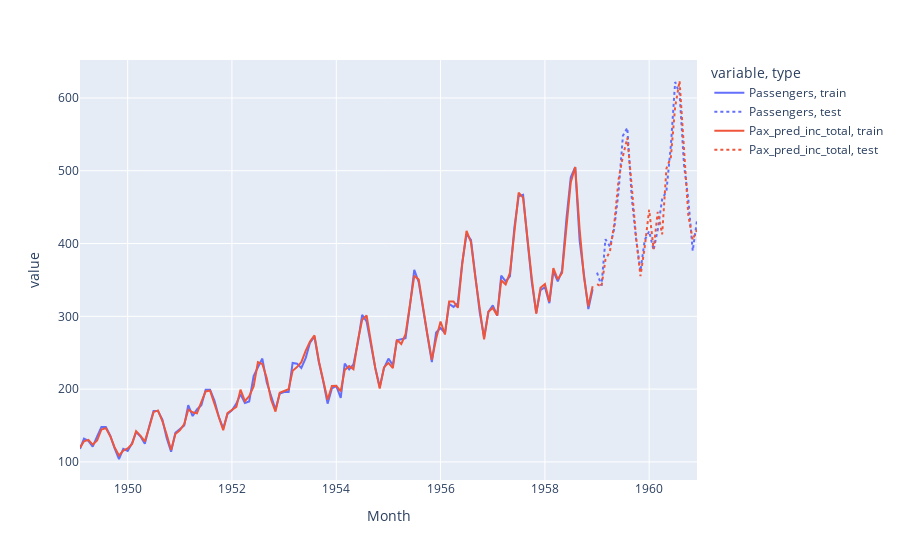

The notebook cell this image was saved under:
### Code cell
# Vemos que se ajusta bastante bien
px.line(df[1:], x = 'Month', y = [ 'Passengers', 'Pax_pred_inc_total'], line_dash = 'type')
